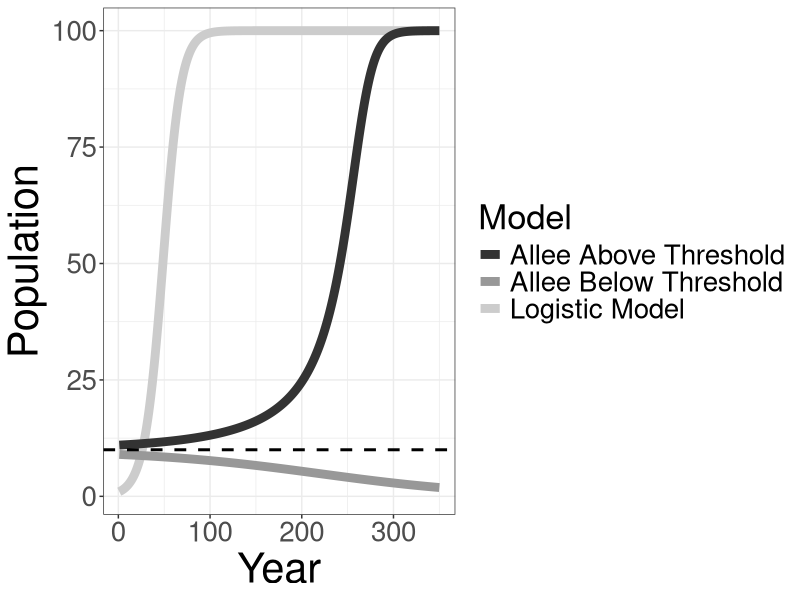

Generate this figure with R:
#This file generates the data for Figure 1 and generates the figure.

library(ggplot2)
library(reshape2)

#This simulates a discrete form logistic growth model.
logisticMod = function(initialPop, rmax, K, t){
  population = c()
  population[1] = initialPop
  

  for(i in 2:t){
    n = population[i-1]
    population[i]  = max(n + rmax*n  *(1- (n/K)), 0)
  }
  return(population)
}

#This simulates a discrete form growth model that incorporates the Allee effect.
alleeMod = function(initialPop, rmax, K, nMin, t){
  population = c()
  population[1] = initialPop
  
  scalar = (nMin*rmax)/(K-nMin)
  
  for(i in 2:t){
    n = population[i-1]
    population[i]  = max(n + scalar*n * ((n/nMin)-1) *(1- (n/K)), 0)
  }
  return(population)
}

#Generates the logistic growth model.
logModel = cbind.data.frame(Year = 1:350, logModel = logisticMod(1,.1,100,350))

#Generates the Allee model that dies off (it started below the allee threshold).
deadAllee = cbind.data.frame(Year = 1:350, deadAllee = alleeMod(9,.1,100,10,350))

#Generates the Allee model that survives, (it started above the allee threshold).
happyAllee = cbind.data.frame(Year = 1:350, happyAllee = alleeMod(11, .1,100,10,350))

allModels = cbind.data.frame(Year = 1:350, logModel = logModel, deadAllee = deadAllee, happyAllee = happyAllee)
allModelsMelted = melt(allModels, id = "Year")
names(allModelsMelted) = c("Year", "Model","Value")

#Plot it.
ggplot(data = logModel, aes(Year)) +
  theme_bw() + 
  scale_color_grey() +
  geom_line(aes(x = Year, y =logModel, color = "Logistic Model"),size = 3) +
  geom_line(data = happyAllee, aes(x = Year, y =happyAllee, color = "Allee Above Threshold"), size = 3) +
  geom_line(data = deadAllee, aes(x = Year, y =deadAllee, color = "Allee Below Threshold", fill = "model"), size =3 ) +
  geom_hline(yintercept = 10, linetype = "dashed", size = 1) +
  labs(x = "Year", y = "Population") +
  theme(text = element_text(size = 25)) + 
  theme(axis.title = element_text(size=30)) +
  labs(colour = "Model") 


